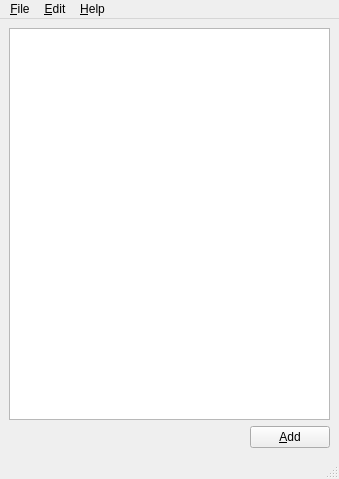
<?xml version="1.0" encoding="UTF-8"?>
<ui version="4.0">
 <class>MainWindow</class>
 <widget class="QMainWindow" name="MainWindow">
  <property name="geometry">
   <rect>
    <x>0</x>
    <y>0</y>
    <width>339</width>
    <height>479</height>
   </rect>
  </property>
  <property name="windowTitle">
   <string>MainWindow</string>
  </property>
  <widget class="QWidget" name="centralwidget">
   <layout class="QVBoxLayout" name="verticalLayout">
    <item>
     <widget class="QTableWidget" name="tableWidget"/>
    </item>
    <item>
     <layout class="QHBoxLayout" name="horizontalLayout">
      <item>
       <spacer name="horizontalSpacer">
        <property name="orientation">
         <enum>Qt::Horizontal</enum>
        </property>
        <property name="sizeHint" stdset="0">
         <size>
          <width>40</width>
          <height>20</height>
         </size>
        </property>
       </spacer>
      </item>
      <item>
       <widget class="QPushButton" name="pushButton_add">
        <property name="text">
         <string>&amp;Add</string>
        </property>
       </widget>
      </item>
     </layout>
    </item>
   </layout>
  </widget>
  <widget class="QMenuBar" name="menubar">
   <property name="geometry">
    <rect>
     <x>0</x>
     <y>0</y>
     <width>339</width>
     <height>21</height>
    </rect>
   </property>
   <widget class="QMenu" name="menu_File">
    <property name="title">
     <string>&amp;File</string>
    </property>
    <addaction name="action_Quit"/>
   </widget>
   <widget class="QMenu" name="menu_Edit">
    <property name="title">
     <string>&amp;Edit</string>
    </property>
   </widget>
   <widget class="QMenu" name="menu_Help">
    <property name="title">
     <string>&amp;Help</string>
    </property>
   </widget>
   <addaction name="menu_File"/>
   <addaction name="menu_Edit"/>
   <addaction name="menu_Help"/>
  </widget>
  <widget class="QStatusBar" name="statusbar"/>
  <action name="action_Quit">
   <property name="text">
    <string>&amp;Quit</string>
   </property>
  </action>
 </widget>
 <resources/>
 <connections/>
</ui>
